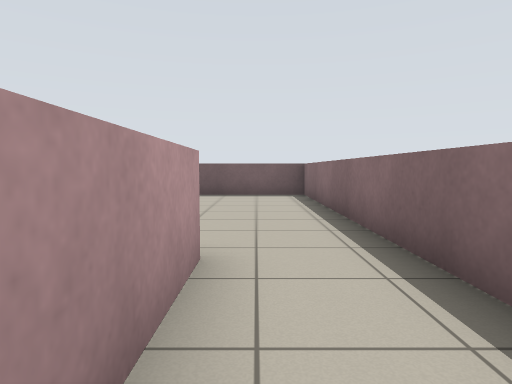
View 1 (above)

24 first-person views from a walk through a Stage world. The camera is 0.84 m above the floor, tilts 4° down and sees 75° across. Floor lines are 1 m apart. The floor is counted in squares, 1 m on a side. Each view is taken from the middle of a square. On the plan, view 1 faces up. The plan holds only what a view shows up to about 11 squares ahead; the rest is blank. Robots are left out.

View 2
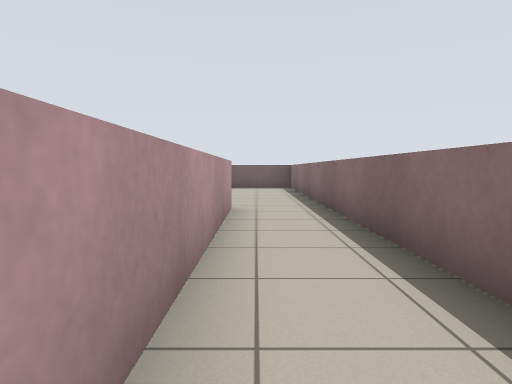

View 3
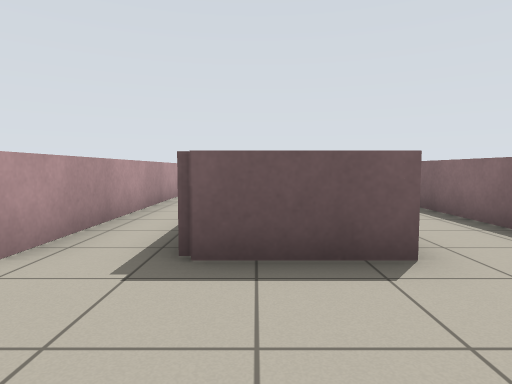

View 4
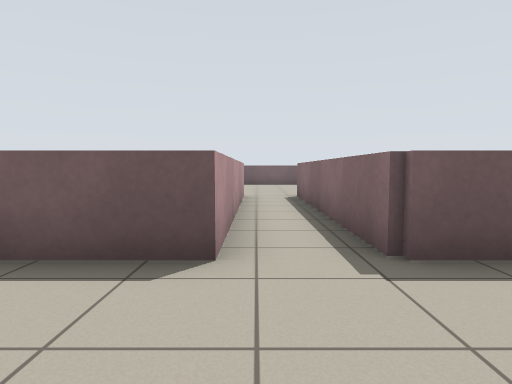

View 5
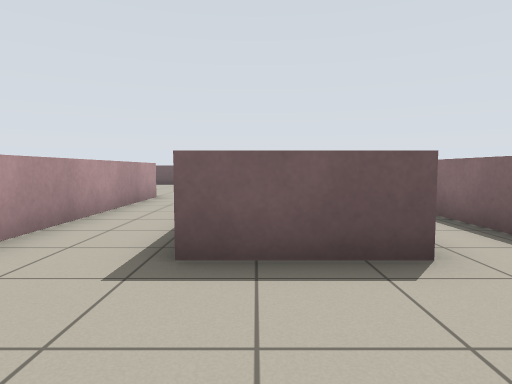

View 6
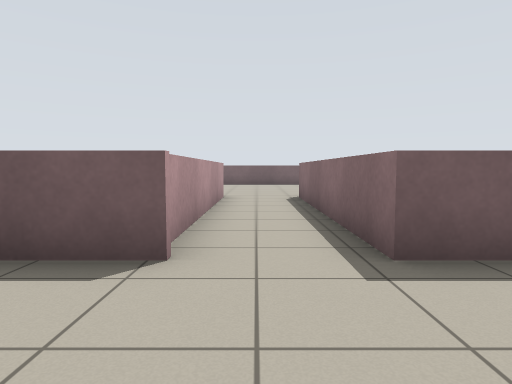

View 7
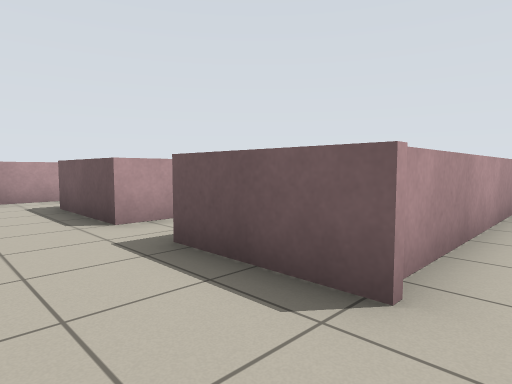

View 8
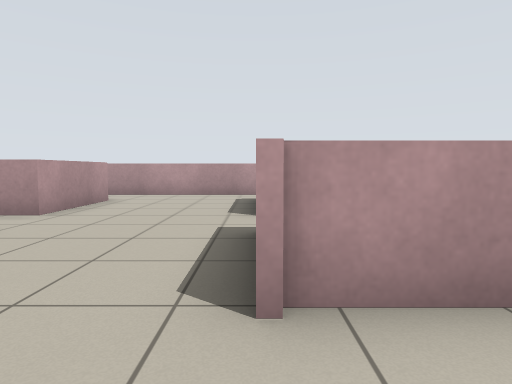

View 9
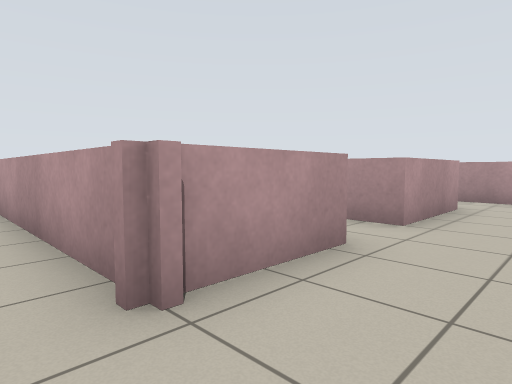

View 10
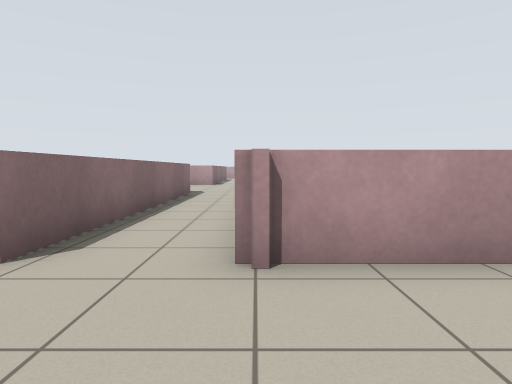

View 11
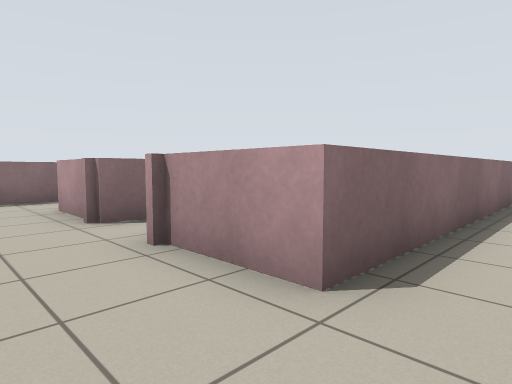

View 12
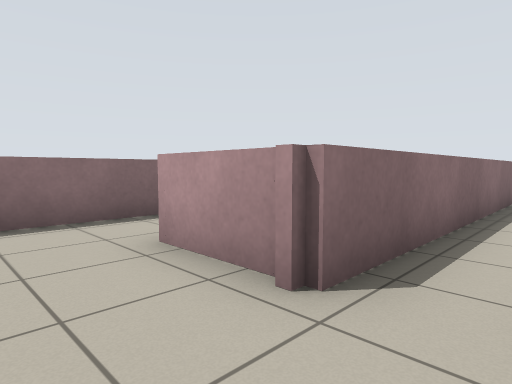

View 13
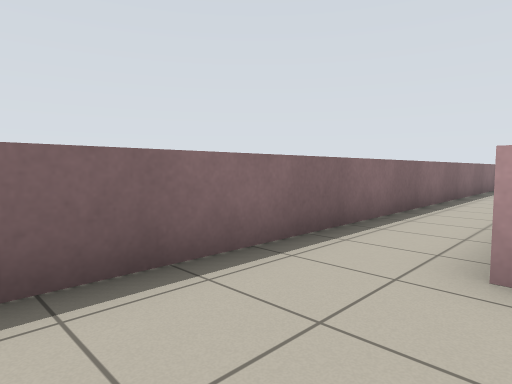

View 14
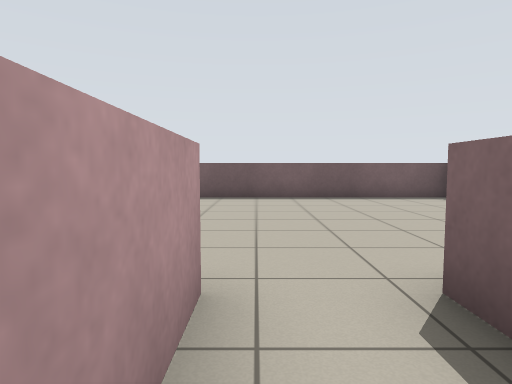

View 15
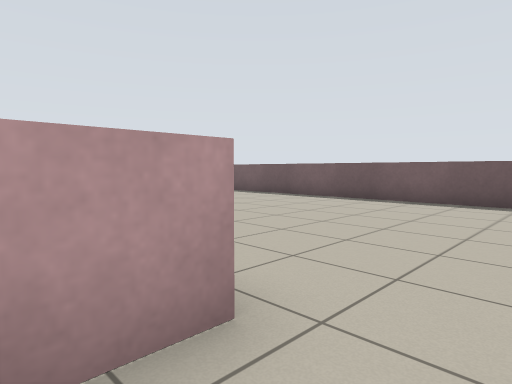

View 16
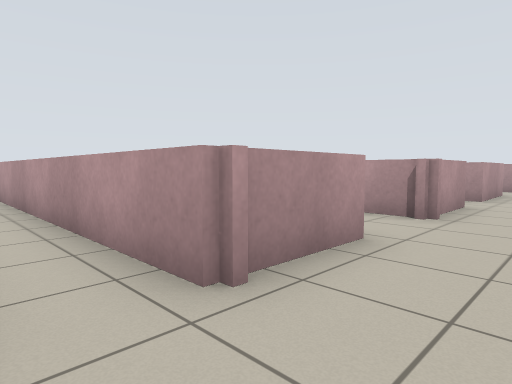

View 17
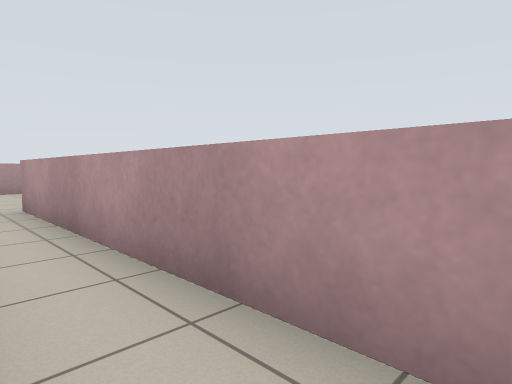

View 18
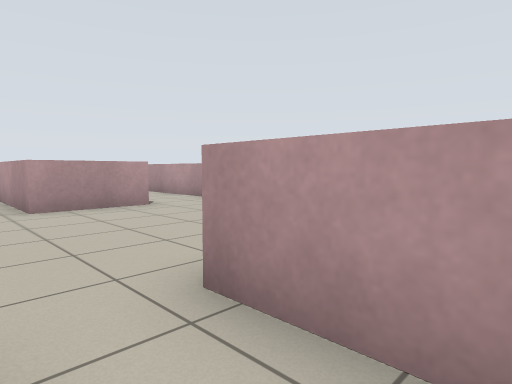

View 19
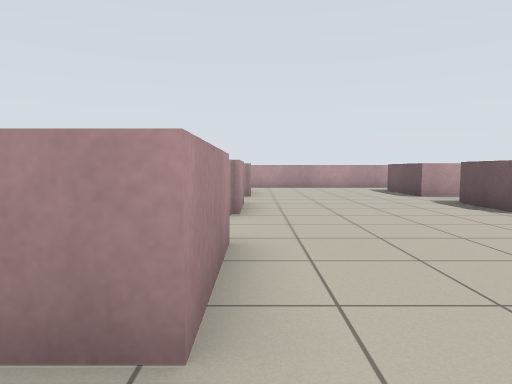

View 20
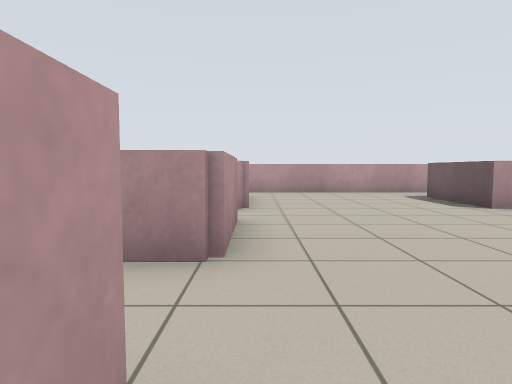

View 21
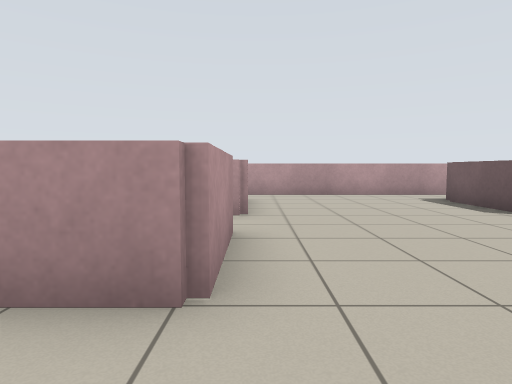

View 22
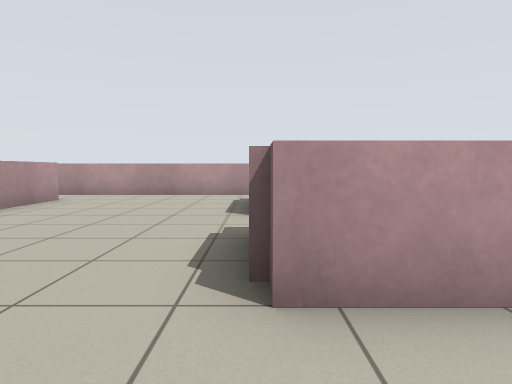

View 23
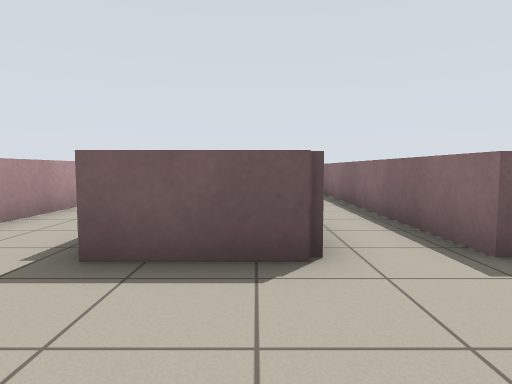

View 24
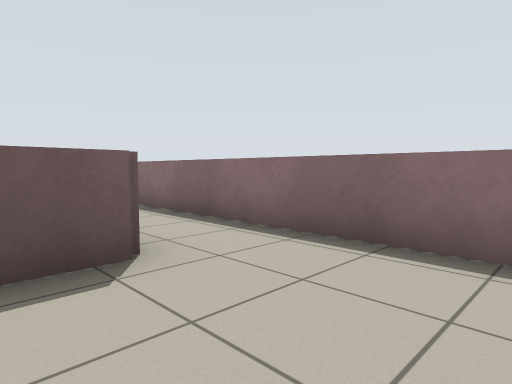

### Floor plan
Points are (right, up) in squares from view 1. A wall is a line through its corners. A room is listed if a view was taken in it or the views show most of it. See-through windows are left out.
Room 1 (views 1, 2, 3, 4, 5, 6, 7, 8, 9, 10, 11, 12, 13, 14, 15, 16)
walls: (-6.7, -7.9) (-4.2, -7.9); (-13, -3) (-13, -4) (-15.9, -4); (-9, 3) (-9, -4) (-11.4, -4); (-2.7, -7.9) (-0.5, -7.9); (-0.5, -4) (-2.7, -4) (-2.7, 3.2); (-11.4, -7.9) (-8.8, -7.9); (-4.4, 3.2) (-4.4, -4) (-6.7, -4) (-6.7, 2.8); (1.6, -2.5) (1.6, 3.5); (-0.5, 3.1) (-0.5, -3.4); (1.6, -7.4) (1.6, -5.2); (-15.9, -7.9) (-13, -7.9); (-17.7, -3.5) (-17.7, -7.6)
ways out: opening at (-17, -8) to room 2; opening at (-12, -8) to room 2; opening at (-3.5, -8) to room 2; opening at (-3.5, 4)
Room 2 (views 17, 18, 19, 20, 21, 22, 23, 24)
walls: (-6.7, -16) (-6.7, -7.9); (-2.7, -17) (-2.7, -7.9); (-6.8, -22.3) (-4.4, -22.3); (-13, -15.9) (-13, -17) (-15.5, -17); (-0.5, -17) (-1.8, -17); (-11.4, -22.3) (-9, -22.3); (1.6, -19.6) (1.6, -7.4); (-9, -7.6) (-9, -17) (-11, -17); (-4.4, -7.6) (-4.4, -17) (-6.6, -17); (-16, -22.3) (-13.9, -22.3); (-17.7, -15.9) (-17.7, -22.4); (-13, -7.9) (-13, -8.9); (-17.7, -7.6) (-17.7, -8.8)
ways out: opening at (-17, -8) to room 1; opening at (-12, -8) to room 1; opening at (-3.5, -8) to room 1; opening at (-17, -22); opening at (-12, -22); opening at (-3.5, -22)

Positions as (right, up) in squares from view 1, and headings:
1: (0, 0), facing up
2: (0, -4), facing up
3: (-2, -7), facing up
4: (-4, -7), facing up
5: (-6, -7), facing up
6: (-8, -7), facing up
7: (-8, -6), facing up-left
8: (-7, -4), facing left
9: (-8, -6), facing down-left
10: (-9, -5), facing down
11: (-8, -6), facing down-right
12: (-4, -6), facing down-right
13: (-1, -5), facing down-right
14: (-4, 1), facing up
15: (-3, 2), facing up-left
16: (-3, -6), facing down-left
17: (-3, -9), facing down-left
18: (-3, -15), facing down-left
19: (-3, -22), facing left
20: (-6, -22), facing left
21: (-7, -22), facing left
22: (-7, -17), facing left
23: (-5, -20), facing up
24: (-2, -20), facing up-right
